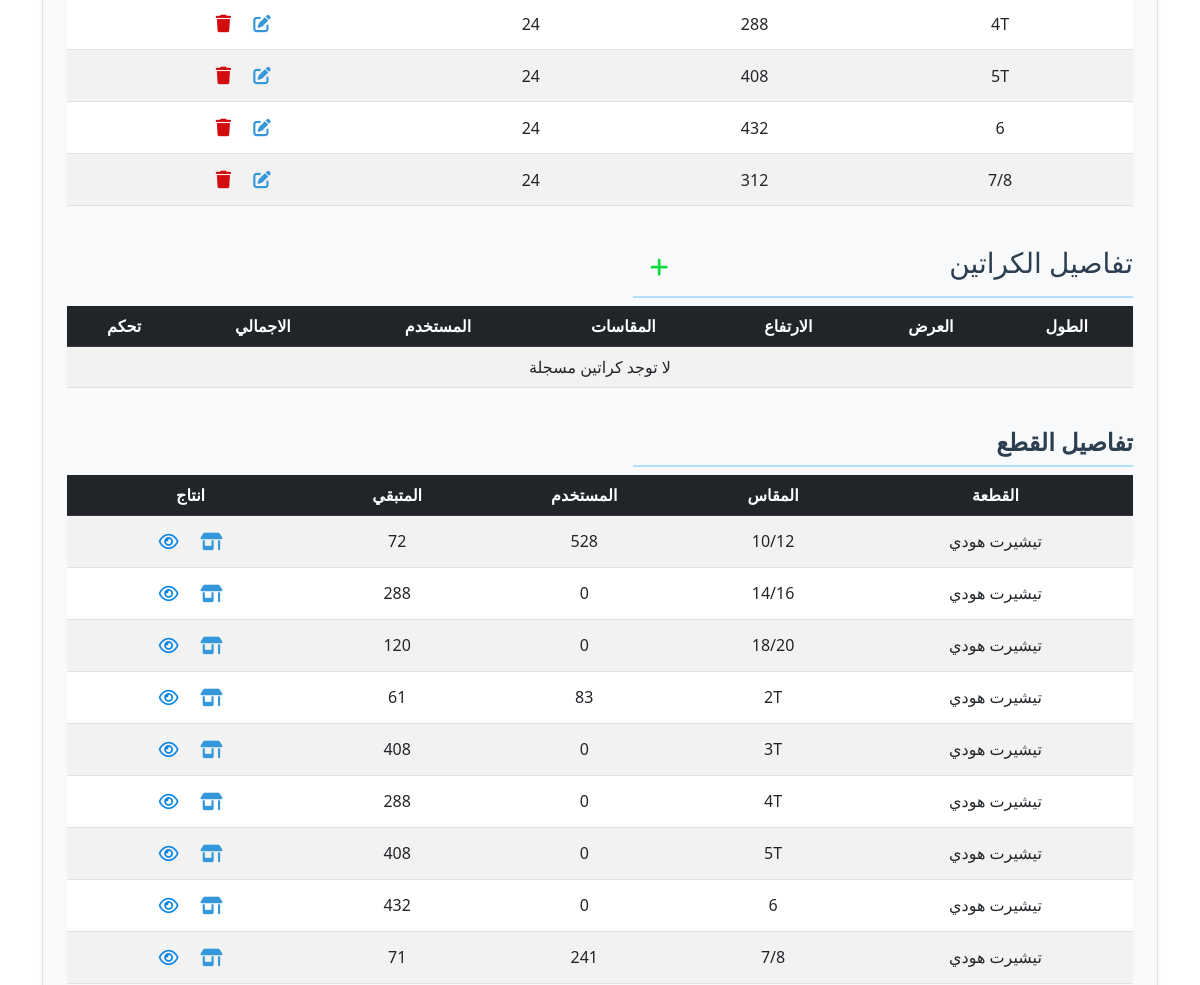
The app's page /production/model/23/ (middle part), older data.
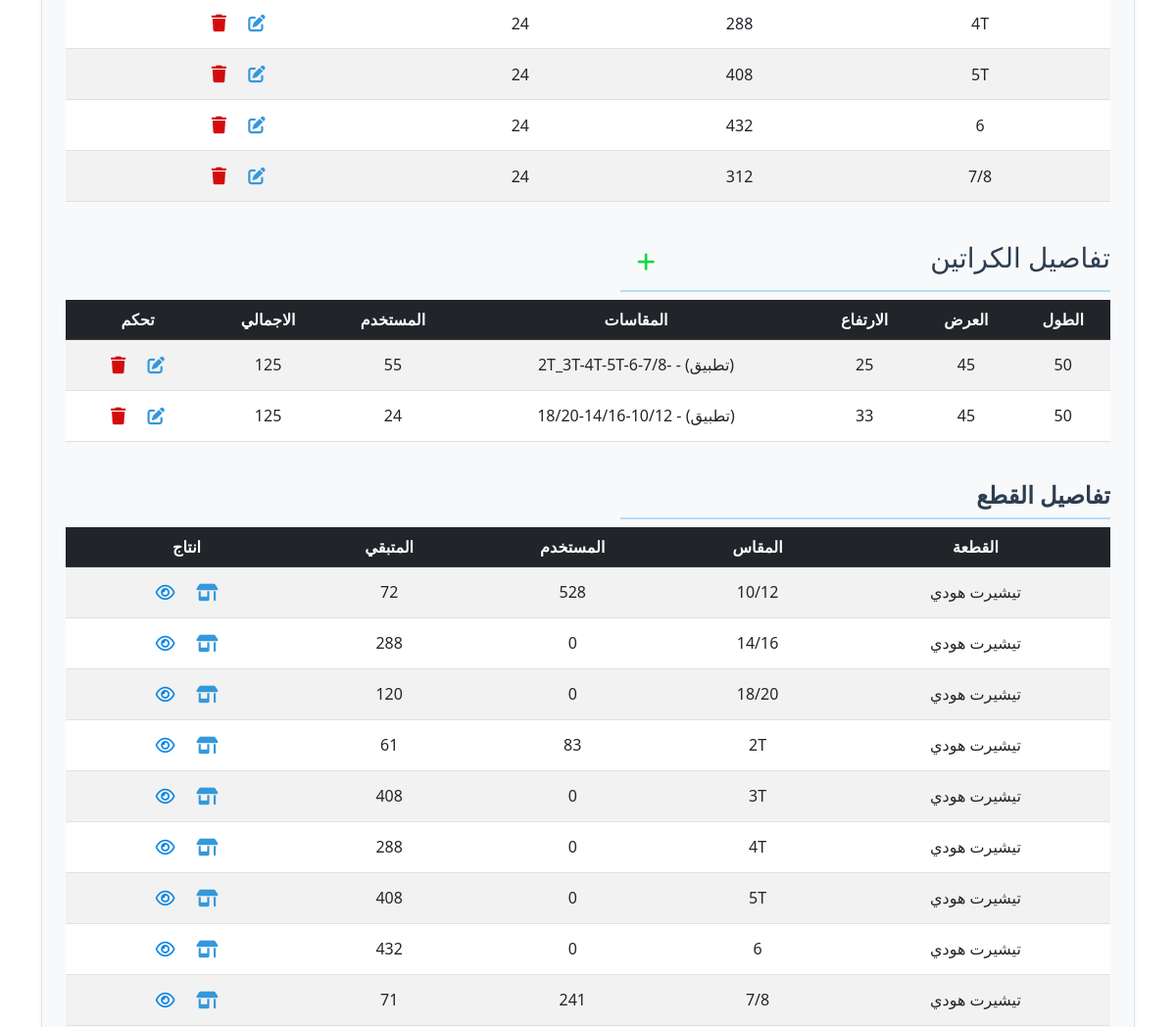
The same page, newer data.
### production/models.py (models this page shows, shortened)
class SizeAmount(models.Model):
    DOZENS_CHOICES = [
        (12, "12"),
        (24, "24"),
        (36, "36"),
        (48, "48"),
    ]
    model = models.ForeignKey(Model, verbose_name="الموديل", on_delete=models.CASCADE, related_name="size_amounts")
    size = models.CharField(max_length=50, verbose_name="المقاس")
    amount = models.PositiveIntegerField(verbose_name="الكمية")
    editable = models.BooleanField(default=True)
    Packing_per_carton = models.PositiveIntegerField(
        verbose_name="القطع في الكرتونة", choices=DOZENS_CHOICES, default=24
    )
    class Meta:
        unique_together = ('model', 'size')
        ordering = ['size']

class Piece(models.Model):
    model = models.ForeignKey(Model, verbose_name="الموديل", on_delete=models.CASCADE, related_name="pieces")
    type = models.CharField(max_length=50, verbose_name="النوع", blank=True)
    size = models.CharField(max_length=50, verbose_name="المقاس", blank=True)
    available_amount = models.IntegerField(verbose_name="الكمية المتبقية", blank=True, default=0)
    used_amount = models.IntegerField(verbose_name="الكمية المستخدمة", default=0, blank=True)
    class Meta:
        ordering = ['size', 'type']

class Carton(models.Model):
    TYPE_CHOICES = [
        ("شماعة", "شماعة"),
        ("تطبيق", "تطبيق"),
    ]
    model = models.ForeignKey(Model, verbose_name="الموديل", on_delete=models.CASCADE, related_name="cartons")
    length = models.CharField(max_length=50, verbose_name="الطول", blank=True)
    width = models.CharField(max_length=50, verbose_name="العرض", blank=True)
    height = models.CharField(max_length=50, verbose_name="الارتفاع", blank=True)
    type = models.CharField(verbose_name="النوع", choices=TYPE_CHOICES, max_length=10, default="تطبيق")
    comment = models.CharField(max_length=100, verbose_name="المقاسات داخل الكرتونة", blank=True)
    def get_carton_usage(self):
        return sum(packing.used_carton for packing in Packing.objects.filter(carton=self) )

class Packing(models.Model):
    model = models.ForeignKey(Model, verbose_name="الموديل", on_delete=models.CASCADE, related_name="packings")
    carton = models.ForeignKey(Carton, verbose_name="الكرتونة", on_delete=models.CASCADE, related_name="packings")
    created_at = models.DateTimeField(verbose_name="تاريخ الإنشاء", default=now)
    used_carton = models.PositiveIntegerField(verbose_name="الكرتون للتعبئة", blank=True, default=0)
    class Meta:
        ordering = ['-created_at']

class Model(models.Model):
    id = models.AutoField(primary_key=True, verbose_name="الرمز")
    model_number = models.CharField(max_length=50, verbose_name="رقم الموديل", unique=True)
    created_at = models.DateTimeField(verbose_name="تاريخ الإنشاء", default=now)
    ended_at = models.DateTimeField(verbose_name="تاريخ الانتهاء", blank=True, null=True)
    shipped_at = models.DateTimeField(verbose_name="تاريخ الشحن", blank=True, null=True)
    is_archive = models.BooleanField(default=False)
    is_shipped = models.BooleanField(default=False)
    available_carton = models.IntegerField(verbose_name="الكراتين المتبقية", blank=True, default=0)
    used_carton = models.IntegerField(verbose_name="الكراتين المستخدمة", blank=True, default=0)
    class Meta:
        ordering = ["-created_at"]
    def get_total_available_carton(self):
        return int(SizeAmount.objects.filter(model=self).aggregate(
            total_cartons=Sum(Cast(F('amount'), FloatField()) / Cast(F('Packing_per_carton'), FloatField()))
        )['total_cartons'] or 0)
    def get_total_sizes_pieces(self):
        return self.size_amounts.aggregate(total=Sum('amount'))['total'] or 0

### production/views.py (the view)
# urls.py: path('model/<int:pk>/', ModelDetailView.as_view(), name='model_detail_view'),
class ModelDetailView(DetailView):
    model = Model
    template_name = "production/detail_model.html"
    context_object_name = "model"
    def get_context_data(self, **kwargs):
        context = super().get_context_data(**kwargs)
        model = self.get_object()
        context['total_Dozens'] = int(model.get_total_sizes_pieces() / 12)
        return context

### production/templatetags/math_filters.py (called while the page is built)
@register.filter
def divide(value, divisor):
    try:
        return round(value / divisor)  # Round to 2 decimal places
    except (TypeError, ZeroDivisionError):
        return "N/A"

### production/templates/production/detail_model.html (shortened to what the changed rows need)
{% extends "cloth/layout.html" %}
{% load math_filters %}
{% block body %}
    <div class="model-details container my-4 p-4 border rounded shadow-sm bg-light">
        <div style="overflow-x: auto; max-height: 70vh; position: relative;" class="table-responsive mb-4">
            <table id="size-table" class="table table-striped">
                <tbody>
                    {% for size in model.size_amounts.all %}
                    <tr>
                        <td>{{ size.size }}</td>
                        <td>{{ size.amount }}</td>
                        <td>{{ size.Packing_per_carton }}</td>
                        <td>
                            {% if size.editable %}
                                <a class="px-2 btn" href="{% url 'SizeAmount_edit' size.id %}">
                                </a>
                            {% endif %}
                            <a class="px-2 btn" href="{% url 'SizeAmount_delete_view' size.id %}">
                                </a>
                        </td>
                    </tr>
                    {% empty %}
                    <tr>
                        <td colspan="3" class="text-center">لا توجد مقاسات مسجلة</td>
                    </tr>
                    {% endfor %}
                </tbody>
            </table>
        </div>
        <div class="section-title border-bottom-5 mb-2 d-flex justify-content-between align-items-center">
            <h2>تفاصيل الكراتين</h2>
        </div>
        <div style="overflow-x: auto; max-height: 70vh; position: relative;" class="table-responsive mb-4">
            <table id="size-table" class="table table-striped">
                <thead class="table-dark">
                    <tr>
                        <th style="position: sticky; top: 0;">الطول</th>
                        <th style="position: sticky; top: 0;">العرض</th>
                        <th style="position: sticky; top: 0;">الارتفاع</th>
                        <th style="position: sticky; top: 0;">المقاسات</th>
                        <th style="position: sticky; top: 0;">المستخدم</th>
                        <th style="position: sticky; top: 0;">الاجمالي</th>
                        <th style="position: sticky; top: 0;">تحكم</th>
                    </tr>
                </thead>
                <tbody>
                    {% for carton in model.cartons.all %}
                    <tr>
                        <td>{{ carton.length }}</td>
                        <td>{{ carton.width }}</td>
                        <td>{{ carton.height }}</td>
                        <td>({{ carton.type }}) - {{ carton.comment }} </td>
                        <td>{{ carton.get_carton_usage }} </td>
                        <td>{{ model.get_total_available_carton }} </td>
                        <td>
                            <a class="px-2 btn" href="{% url 'carton_edit' carton.id %}">
                            </a>
                            <a class="px-2 btn" href="{% url 'carton_delete_view' carton.id %}">
                                </a>
                        </td>
                    </tr>
                    {% empty %}
                    <tr>
                        <td colspan="7" class="text-center">لا توجد كراتين مسجلة</td>
                    </tr>
                    {% endfor %}
                </tbody>
            </table>
        </div>
        <div style="overflow-x: auto; max-height: 70vh; position: relative;" class="table-responsive mb-4">
            <table id="pieces-table" class="table table-striped">
                <thead class="table-dark">
                    <tr>
                        <th style="position: sticky; top: 0;">القطعة</th>
                        <th style="position: sticky; top: 0;">المقاس</th>
                        <th style="position: sticky; top: 0;">المستخدم</th>
                        <th style="position: sticky; top: 0;">المتبقي</th>
                        <th style="position: sticky; top: 0;">انتاج</th>
                    </tr>
                </thead>
                <tbody>
                    {% for piece in model.pieces.all %}
                    <tr>
                        <td>{{ piece.type }}</td>
                        <td>{{ piece.size }}</td>
                        <td>{{ piece.used_amount }}</td>
                        <td>{{ piece.available_amount }}</td>
                        <td>
                            <a class="px-2 btn" href="{% url 'productionpiece_add' piece.id %}">
                            </a>
                            <a class="px-2 btn" href="{% url 'production_list_view' %}?model_number={{model.model_number}}&type={{piece.type}}&size={{piece.size}}">
                            </a>
                        </td>
                    </tr>
                    {% empty %}
                    <tr>
                        <td colspan="5" class="text-center">لا توجد قطع مسجلة</td>
                    </tr>
                    {% endfor %}
                </tbody>
            </table>
        </div>
    </div>
{% endblock body %}

Row changes from the older to the newer data that the page shows:
added Carton: length "50", width "45", height "25", type "تطبيق", comment "-2T_3T-4T-5T-6-7/8", get_carton_usage "55"
now on this page (row edited): Model: get_total_available_carton "125"
added Carton: length "50", width "45", height "33", type "تطبيق", comment "10/12-14/16-18/20", get_carton_usage "24"
Text that changed along with them:
text no longer shown: "لا توجد كراتين مسجلة"
